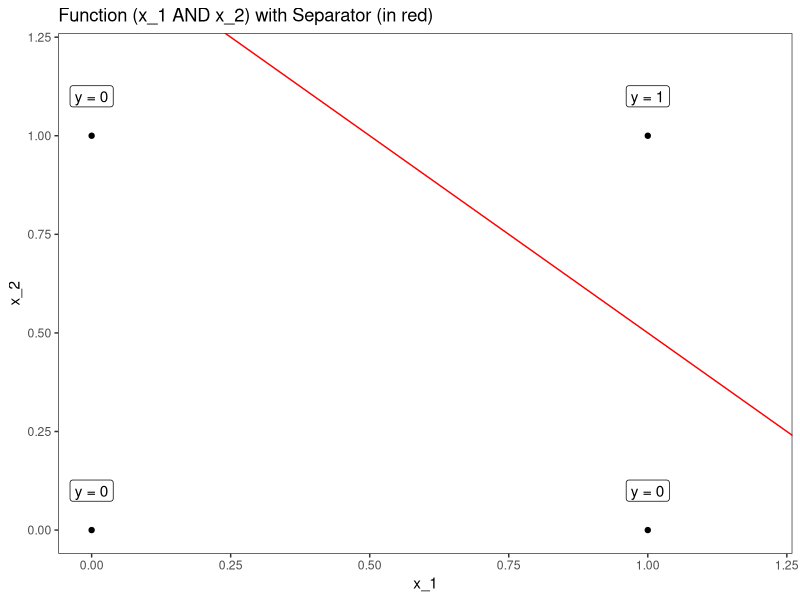
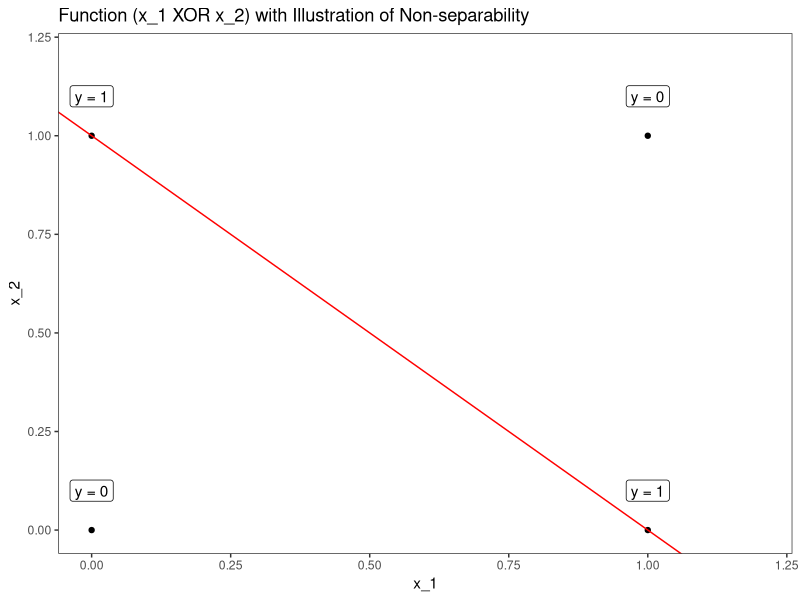

Here is the R script that generated these plots, in order:
## ---- chunk 1
knitr::opts_chunk$set(echo = TRUE)
library(ggplot2)
## ---- chunk 2
x_1 = c(0,0,1,1)
x_2 = c(0,1,0,1)
y = x_1*x_2
y_labs = paste0("y = ", y)
ggplot(data = data.frame(x_1, x_2, y_labs), aes(x = x_1, y = x_2)) +
  geom_point() + 
  geom_label(aes(label = y_labs), nudge_y = 0.1) + 
  geom_abline(slope = -1, intercept = 1.5, color = "red")+
  ggtitle("Function (x_1 AND x_2) with Separator (in red)")+
  xlim(0,1.2) +
  ylim(0,1.2) +
  theme_bw() + 
  theme(panel.grid.major = element_blank(), panel.grid.minor = element_blank())
## ---- chunk 3
y = (x_1 + x_2) %% 2
x_prime = exp(y)
y_labs = paste0("y = ", y)
ggplot(data = data.frame(x_1, x_2, y_labs), aes(x_1, x_2)) + 
  geom_point() + 
  geom_abline(slope = -1, intercept = 1, color = "red")+
  geom_label(aes(label = y_labs), nudge_y = 0.1) + 
  ggtitle("Function (x_1 XOR x_2) with Illustration of Non-separability")+
  xlim(0,1.2) +
  ylim(0,1.2) +
  theme_bw() +
  theme(panel.grid.major = element_blank(), panel.grid.minor = element_blank())
